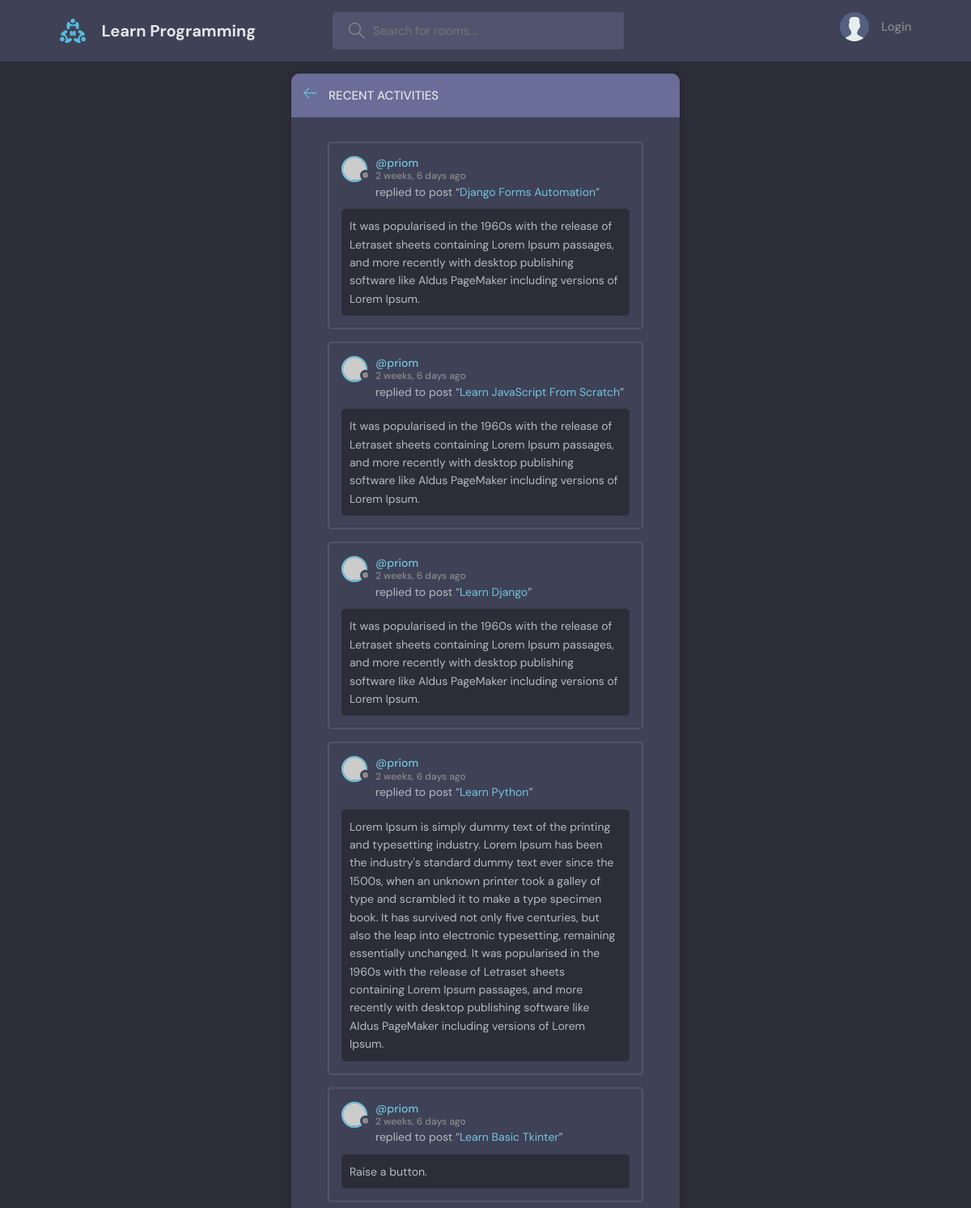
The page /activity/ on the database as committed earlier.
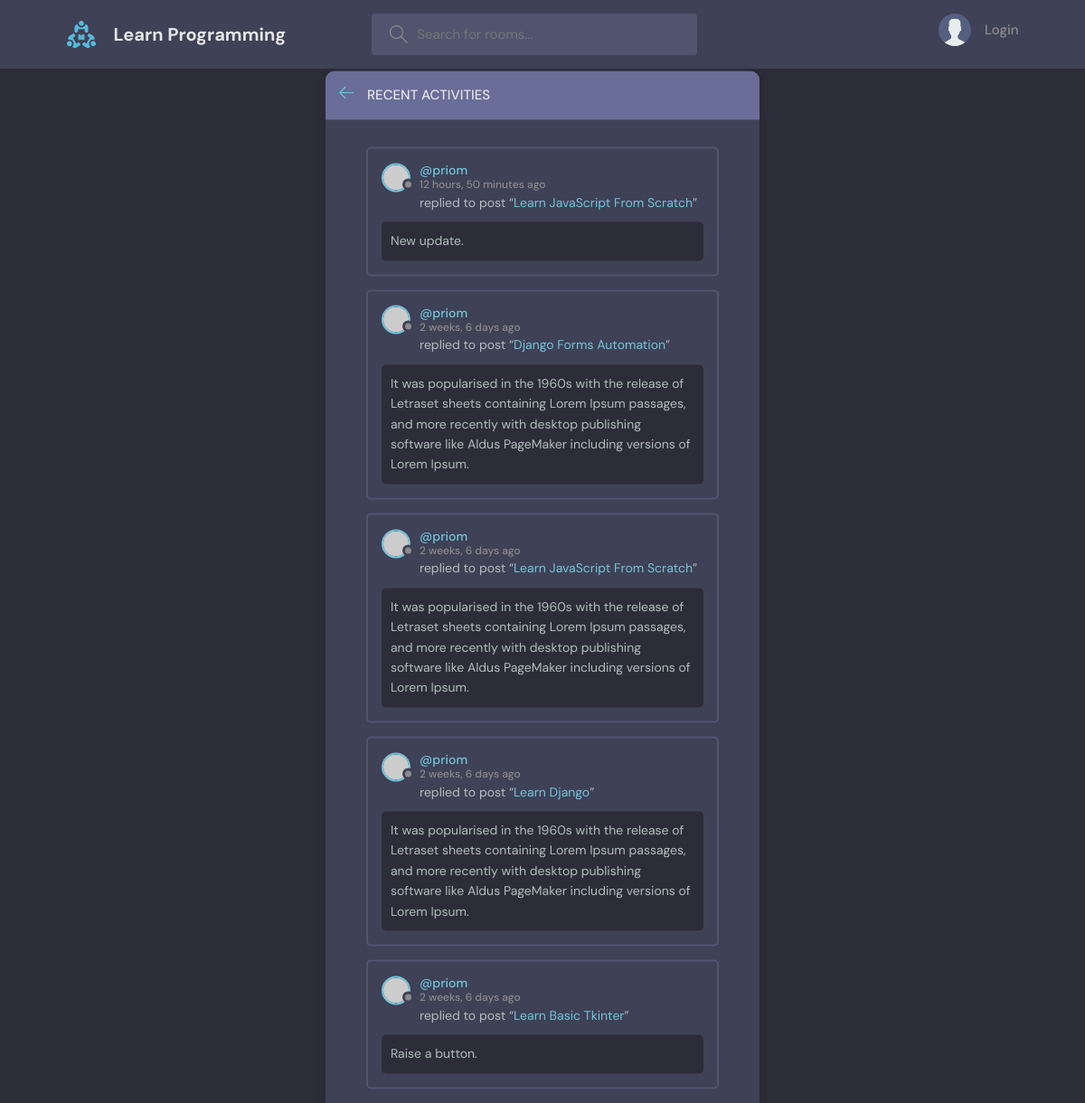
The same page on the database as committed later.
### base/models.py (models this page shows, shortened)
class Message(models.Model):
    user = models.ForeignKey(User, on_delete=models.CASCADE)
    room = models.ForeignKey(Room, on_delete=models.CASCADE)
    body = models.TextField()
    updated = models.DateTimeField(auto_now=True)
    created = models.DateTimeField(auto_now_add=True)
    class Meta:
        ordering = ['-updated', '-created']

class Room(models.Model):
    host = models.ForeignKey(User, on_delete=models.SET_NULL, null=True)
    topic = models.ForeignKey(Topic, on_delete=models.SET_NULL, null=True)
    name = models.CharField(max_length=200)
    description = models.TextField(null=True, blank=True)
    participants = models.ManyToManyField(
        User, related_name='participants', blank=True)
    updated = models.DateTimeField(auto_now=True)
    created = models.DateTimeField(auto_now_add=True)
    class Meta:
        ordering = ['-updated', '-created']
    def __str__(self):
        return self.name

### base/views.py (the view)
# urls.py: path('activity/', views.activityPage, name="activity"),
def activityPage(request):
    room_messages = Message.objects.all()[0:5]
    return render(request, 'base/activity.html', {'room_messages': room_messages})

### base/templates/base/activity.html (shortened to what this page needs)
{% extends 'main.html' %}
{% block content %}
<main class="layout">
  <div class="container">
    <div class="layout__box">
      <div class="layout__boxHeader">
        <div class="layout__boxTitle">
          <a href="{% url 'home' %}">
            <svg version="1.1" xmlns="http://www.w3.org/2000/svg" width="32" height="32" viewBox="0 0 32 32">
              <title>arrow-left</title>
              <path
                d="M13.723 2.286l-13.723 13.714 13.719 13.714 1.616-1.611-10.96-10.96h27.625v-2.286h-27.625l10.965-10.965-1.616-1.607z">
              </path>
            </svg>
          </a>
          <h3>Recent Activities</h3>
        </div>
      </div>
      <div class="activities-page layout__body">
        {% for message in room_messages %}
        <div class="activities__box">
          <div class="activities__boxHeader roomListRoom__header">
            <a href="{% url 'user-profile' message.user.id %}" class="roomListRoom__author">
              <div class="avatar avatar--small">
                <img src="https://randomuser.me/api/portraits/women/11.jpg" />
              </div>
              <p>
                @{{message.user}}
                <span>{{message.created|timesince}} ago</span>
              </p>
            </a>
          </div>
          <div class="activities__boxContent">
            <p>replied to post “<a href="{% url 'room' message.room.id %}">{{message.room}}</a>”</p>
            <div class="activities__boxRoomContent">
              {{message.body}}
            </div>
          </div>
        </div>
        {% endfor %}
      </div>
    </div>
  </div>
</main>
{% endblock %}

Rows that differ between the two databases and show on the page:
removed Message: user "priom", created "2 weeks, 6 days", room "Learn Python", body "Lorem Ipsum is simply dummy text of the printing and typesetting industry. Lorem Ipsum has been the industry's standard dummy text ever since the 1500s, when an unknown printer took a galley of type and scrambled it to make a type specimen book. It has survived not only five centuries, but also the leap into electronic typesetting, remaining essentially unchanged. It was popularised in the 1960s with the release of Letraset sheets containing Lorem Ipsum passages, and more recently with desktop publishing software like Aldus PageMaker including versions of Lorem Ipsum."
added Message: user "priom", created "12 hours, 50 minutes", room "Learn JavaScript From Scratch", body "New update."
